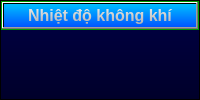
                        <widget class="QFrame" name="Top_Para_frame_4">
                         <property name="styleSheet">
                          <string notr="true">background-color: qlineargradient(spread:pad, x1:1, y1:1, x2:1, y2:0, stop:0 rgba(0, 0, 42, 255), stop:1 rgba(0, 0, 70, 255));</string>
                         </property>
                         <property name="frameShape">
                          <enum>QFrame::StyledPanel</enum>
                         </property>
                         <property name="frameShadow">
                          <enum>QFrame::Raised</enum>
                         </property>
                         <layout class="QVBoxLayout" name="verticalLayout_43">
                          <property name="spacing">
                           <number>0</number>
                          </property>
                          <property name="leftMargin">
                           <number>0</number>
                          </property>
                          <property name="topMargin">
                           <number>0</number>
                          </property>
                          <property name="rightMargin">
                           <number>0</number>
                          </property>
                          <property name="bottomMargin">
                           <number>0</number>
                          </property>
                          <item alignment="Qt::AlignTop">
                           <widget class="QFrame" name="Top_Para_frame4_header">
                            <property name="styleSheet">
                             <string notr="true">background-color: rgb(0, 200, 0);</string>
                            </property>
                            <property name="frameShape">
                             <enum>QFrame::StyledPanel</enum>
                            </property>
                            <property name="frameShadow">
                             <enum>QFrame::Raised</enum>
                            </property>
                            <layout class="QVBoxLayout" name="verticalLayout_37">
                             <property name="spacing">
                              <number>0</number>
                             </property>
                             <property name="leftMargin">
                              <number>0</number>
                             </property>
                             <property name="topMargin">
                              <number>0</number>
                             </property>
                             <property name="rightMargin">
                              <number>0</number>
                             </property>
                             <property name="bottomMargin">
                              <number>0</number>
                             </property>
                             <item>
                              <widget class="QPushButton" name="Top_Para_header4">
                               <property name="font">
                                <font>
                                 <family>Segoe UI</family>
                                 <pointsize>12</pointsize>
                                 <weight>75</weight>
                                 <bold>true</bold>
                                </font>
                               </property>
                               <property name="styleSheet">
                                <string notr="true">color: qlineargradient(spread:pad, x1:1, y1:1, x2:1, y2:0, stop:0 rgba(171, 171, 171, 255), stop:1 rgba(239, 239, 239, 255));
background-color: qlineargradient(spread:pad, x1:1, y1:1, x2:1, y2:0, stop:0 rgba(0, 85, 255, 255), stop:1 rgba(0, 192, 255, 255));</string>
                               </property>
                               <property name="text">
                                <string>Nhiệt độ không khí</string>
                               </property>
                              </widget>
                             </item>
                            </layout>
                           </widget>
                          </item>
                          <item>
                           <widget class="QFrame" name="Top_Para_frame4_body">
                            <property name="sizePolicy">
                             <sizepolicy hsizetype="Preferred" vsizetype="Expanding">
                              <horstretch>0</horstretch>
                              <verstretch>0</verstretch>
                             </sizepolicy>
                            </property>
                            <property name="styleSheet">
                             <string notr="true">background-color: rgba(0, 0, 0, 0);</string>
                            </property>
                            <property name="frameShape">
                             <enum>QFrame::StyledPanel</enum>
                            </property>
                            <property name="frameShadow">
                             <enum>QFrame::Raised</enum>
                            </property>
                            <widget class="QLabel" name="label_20">
                             <property name="geometry">
                              <rect>
                               <x>180</x>
                               <y>100</y>
                               <width>151</width>
                               <height>20</height>
                              </rect>
                             </property>
                             <property name="styleSheet">
                              <string notr="true">color: rgb(255, 255, 255);</string>
                             </property>
                             <property name="text">
                              <string>Biểu đồ nhiệt độ không khí</string>
                             </property>
                            </widget>
                           </widget>
                          </item>
                         </layout>
                        </widget>
